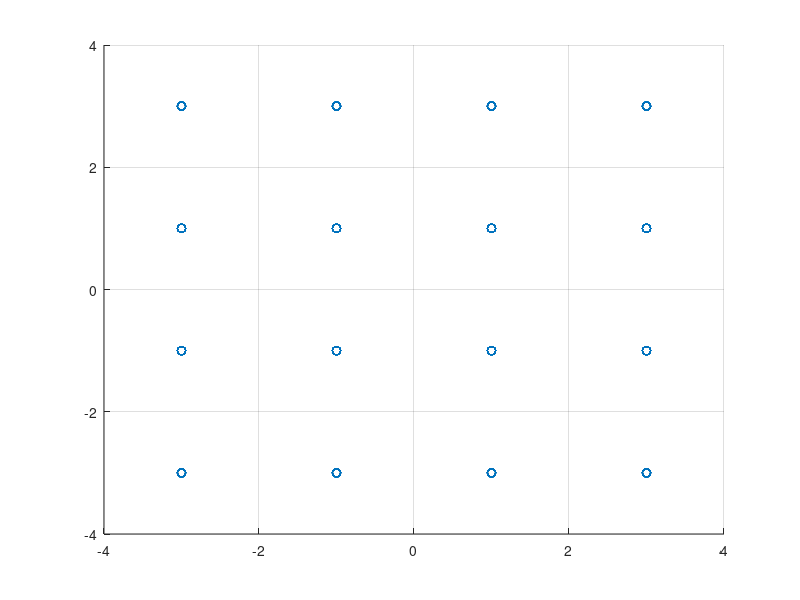
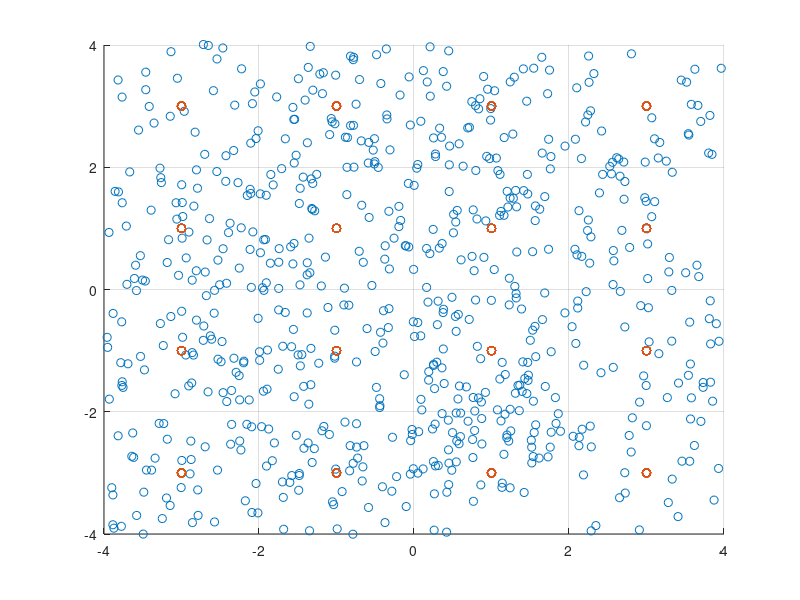

The MATLAB script that drew these images, in order:
clear;
%16QAM을 그려봄
% Parameter Setting
Tsym = 1;
Nsym = 1000;
% Sampling size
Fs = 100;
% Carrier frequency(HZ)
Fc = 10;
%
Fe =  0;
% Noise level
N0 = 2.5;

% Simulation
% 샘플링된 것이 Fs로 나누면 이경우 100분의 1초마다 생기는 것임.
% 이를 끝까지 가봄 Nsymbol까지
t = [Tsym/Fs : Tsym/Fs : Tsym*Nsym];
Tmax = length(t);

% Signal power는 1이라고 가정

% Symbol 생성
M = 4;
symTable = zeros(1,16);
 
for i = 1: 16
    r = mod(i-1,M);
    q = fix((i-1)/M);
    symTable(i) = complex(2*(r+1)-1-M,2*(q+1)-1-M);
end


%figure(1)
%plot(symTable,"r*")
%axis([-4 4 -4 4]);

% basis Signal 생성
phi1 = cos(2*pi*Fc*t(1:Tsym*Fs));
Es = norm(phi1);
% Othonomal Basis 생성
phi1 = phi1/Es;

phi2 = -sin(2*pi*Fc*t(1:Tsym*Fs));
Es = norm(phi2);
% Othonomal Basis 생성
phi2 = phi2/Es;


%% TX
% 랜덤 신호 만들기
m = randi(16,1,Nsym);

% 심볼 신호 만들기
% 심볼 테이블 만들듯이 만들면 된다.
bbSym = zeros(1,Nsym);

for i = 1: length(m)
    r = mod(m(i)-1,M);
    q = fix((m(i)-1)/M);
    bbSym(i) = complex(2*(r+1)-1-M,2*(q+1)-1-M);
end



% Up-conversion 실어보낼껏임.(DAC 포함)
RFsignal = zeros(1,Tmax);
for iterT = 1:Tmax
    iterSym = floor((iterT-1)/Fs)+1;
    RFsignal(iterT) = real(bbSym(iterSym))*cos(2*pi*Fc*t(iterT))/Es - imag(bbSym(iterSym))*sin(2*pi*Fc*t(iterT))/Es;
end

% 참고 - Signal 보여주기
% t가 x축,
%figure(1)
%plot(t,RFsignal);
%xlim([0 2]);

% 참고 - 심볼신호 보여주기
s = zeros(2,Nsym);
for i = 1:Nsym
    % 1일때는 1부터 100까지
    intStart = 1+(i-1)*Tsym*Fs;
    %첫번째는  1이고 마지막은 100이다.
    %2번째는시작이 101이고 마지막은 200이다.
    intEnd = i*Tsym*Fs;
    s(1,i) = sum(RFsignal(intStart:intEnd).*phi1);
    s(2,i) = sum(RFsignal(intStart:intEnd).*phi2);
end
figure(2)
scatter(s(1,:),s(2,:),'r*');
grid on;
axis([-4 4 -4 4]);

%% RX

% Coherent Detection
% 구하는 것은 결국 phi1신호를곱하면 된다. error가 있을 수 있으니 그대로 곱함.
Ich = RFsignal .* cos(2*pi*(Fc+Fe)*t)/Es;
Qch = RFsignal .* sin(2*pi*(Fc+Fe)*t)/Es;

% Low Pass FIlter보단
% Baseband Signal Representation
for i = 1:Nsym
    % 1일때는 0부터이다.
    n_start = (i-1)*Tsym*Fs;
    bbSym_rx(i) = sum(Ich(n_start+1:n_start+Tsym*Fs) - j*Qch(n_start+1:n_start+Tsym*Fs));
end
%.^2은 전체 제곱에 mean을 구함.
sigPower = mean(abs(bbSym_rx).^2);

% Noise Insertion
noise = sqrt(N0)*randn(1,length(bbSym_rx)) + j*sqrt(N0)*randn(1,length(bbSym_rx));

% noise가 반영된 signal R.
bbSymN_rx = bbSym_rx+noise;
noisePower = mean(abs(noise).^2);
SNR = 10*log10(sigPower/noisePower)

% Signal Space Representation
figure(3)
scatter(real(bbSymN_rx), imag(bbSymN_rx));
grid on;
axis([-4 4 -4 4]);
hold on;
scatter(s(1,:),s(2,:),'r*');

% Optimal Receiver
hd_bbSym = zeros(1,Nsym);
for i= 1:Nsym
    %기존의 방법으로는 추가적인 조건이 필요하다.
    %따라서 또 다른 방법인 거리를 통해 해결해보면 
    corr_result = (real(bbSymN_rx(i)) - real(symTable)).^2 + (imag(bbSymN_rx(i)) - imag(symTable)).^2;
    [dammyVal hd_index] = min(corr_result);
    hd_bbSym(i) = symTable(hd_index);
end

% Symbol Error Rate
SER = sum( abs(hd_bbSym - bbSym) > 0.01) /Nsym